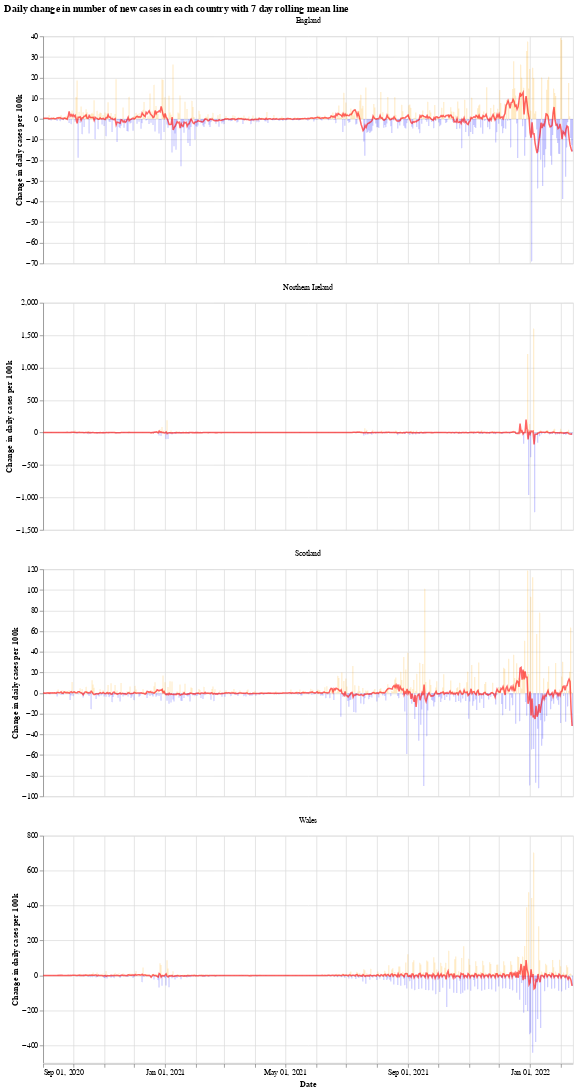

Source (notebook cell):
### Markdown cell above
We will use the Python library `Altair` for visualising the data, see the [altair docs](https://altair-viz.github.io/) for more information.

First we have a graph which shows the daily change in the number of new cases for each country. This number jumps up and down all over the place, which is likely due to delay in reporting of new cases over the weekend. Another interesting thing is that it looks like the daily cases in Wales experienced a much shorter period of calm over the summer (calm in the sense of daily cases not jumping up and down).

The orange bars are days when the number of new cases (per 100k population) was more than the previous day, while the blue are days when the number of new cases dropped. The red line is the 7 day moving average. 

When the moving average line is below 0, it means that there is a consistent drop in new cases. We can see this clearly happening around the times that lockdowns were introduced (though, to varying degrees). I will update the graphs soon with a marker of when each lockdown started.

### Code cell
# collapse
import altair as alt

bars = alt.Chart(uk_cases).mark_bar().encode(
    x=alt.X("yearmonthdate(date):T", axis=alt.Axis(title='Date')),
    y=alt.Y("casesChangeRate:Q", axis=alt.Axis(title='Change in daily cases per 100k')),
    tooltip='casesChange',
    color=alt.condition(
        alt.datum.casesChangeRate > 0,
        alt.value("orange"),  # The positive color
        alt.value("blue")  # The negative color
    )
).properties(title='Daily change in number of new cases with 7 day rolling mean',width=700).interactive()

line = alt.Chart(uk_cases).mark_line(
    color='red',
    size=2,
    opacity=0.6
).transform_window(
    rolling_mean='mean(casesChangeRate)',
    frame=[0, 7],
    groupby=['areaName']
).encode(
    x='yearmonthdate(date):T',
    y='rolling_mean:Q'
)

alt.layer(bars, line, data=uk_cases).facet(alt.Column(
    'areaName', title=''), columns=1).resolve_scale(y='independent').properties(title='Daily change in number of new cases in each country with 7 day rolling mean line')

### Figure 1 — Vega-Lite specification as saved in the notebook (floating-point values rounded to 4 significant figures; data arrays with more than 128 entries replaced by an {"elided": "..."} marker saying what was removed)
{"config": {"view": {"continuousWidth": 400, "continuousHeight": 300}}, "data": {"name": "data-03947ddc09a39d1c7cddaf34844c74a6"}, "facet": {"type": "nominal", "field": "areaName", "title": ""}, "spec": {"layer": [{"mark": "bar", "encoding": {"color": {"condition": {"value": "orange", "test": "(datum.casesChangeRate > 0)"}, "value": "blue"}, "tooltip": {"type": "quantitative", "field": "casesChange"}, "x": {"type": "temporal", "axis": {"title": "Date"}, "field": "date", "timeUnit": "yearmonthdate"}, "y": {"type": "quantitative", "axis": {"title": "Change in daily cases per 100k"}, "field": "casesChangeRate"}}, "selection": {"selector001": {"type": "interval", "bind": "scales", "encodings": ["x", "y"]}}, "title": "Daily change in number of new cases with 7 day rolling mean", "width": 700}, {"mark": {"type": "line", "color": "red", "opacity": 0.6, "size": 2}, "encoding": {"x": {"type": "temporal", "field": "date", "timeUnit": "yearmonthdate"}, "y": {"type": "quantitative", "field": "rolling_mean"}}, "transform": [{"window": [{"op": "mean", "field": "casesChangeRate", "as": "rolling_mean"}], "frame": [0, 7], "groupby": ["areaName"]}]}]}, "columns": 1, "resolve": {"scale": {"y": "independent"}}, "title": "Daily change in number of new cases in each country with 7 day rolling mean line", "$schema": "https://vega.github.io/schema/vega-lite/v4.8.1.json", "datasets": {"data-03947ddc09a39d1c7cddaf34844c74a6": {"elided": "2120 records"}}}
